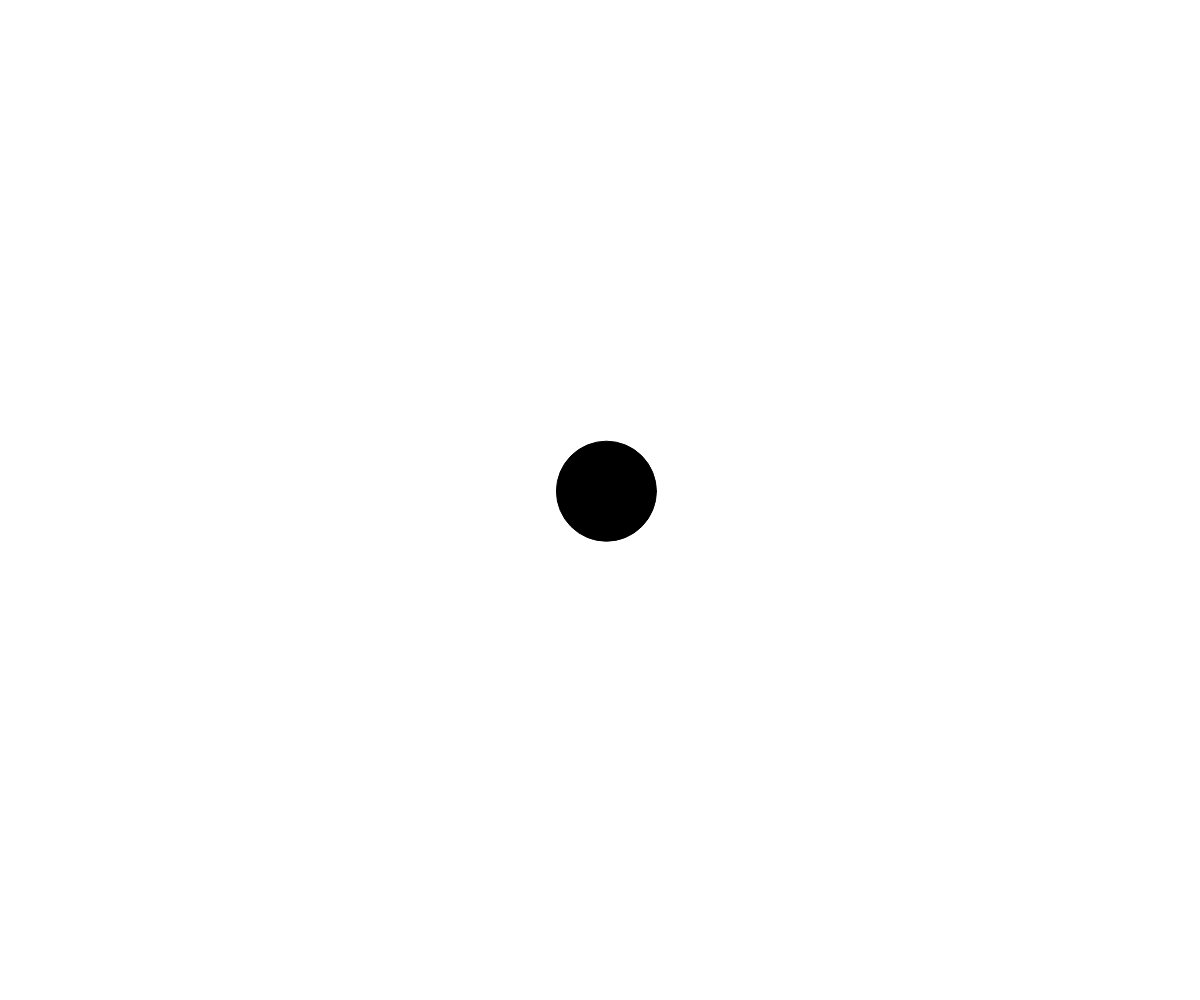
Frame 1 (no input)
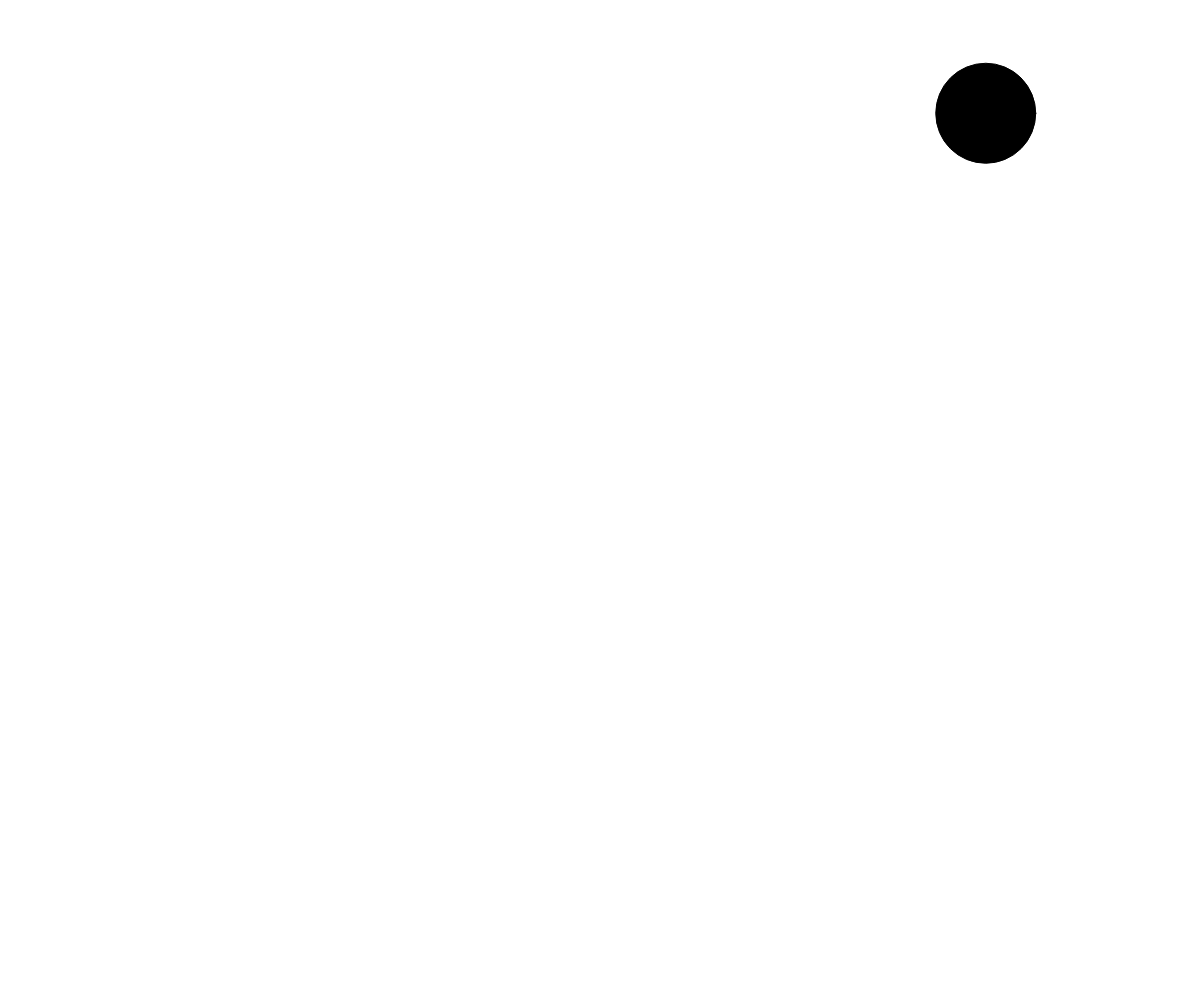
Frame 60 (no input)
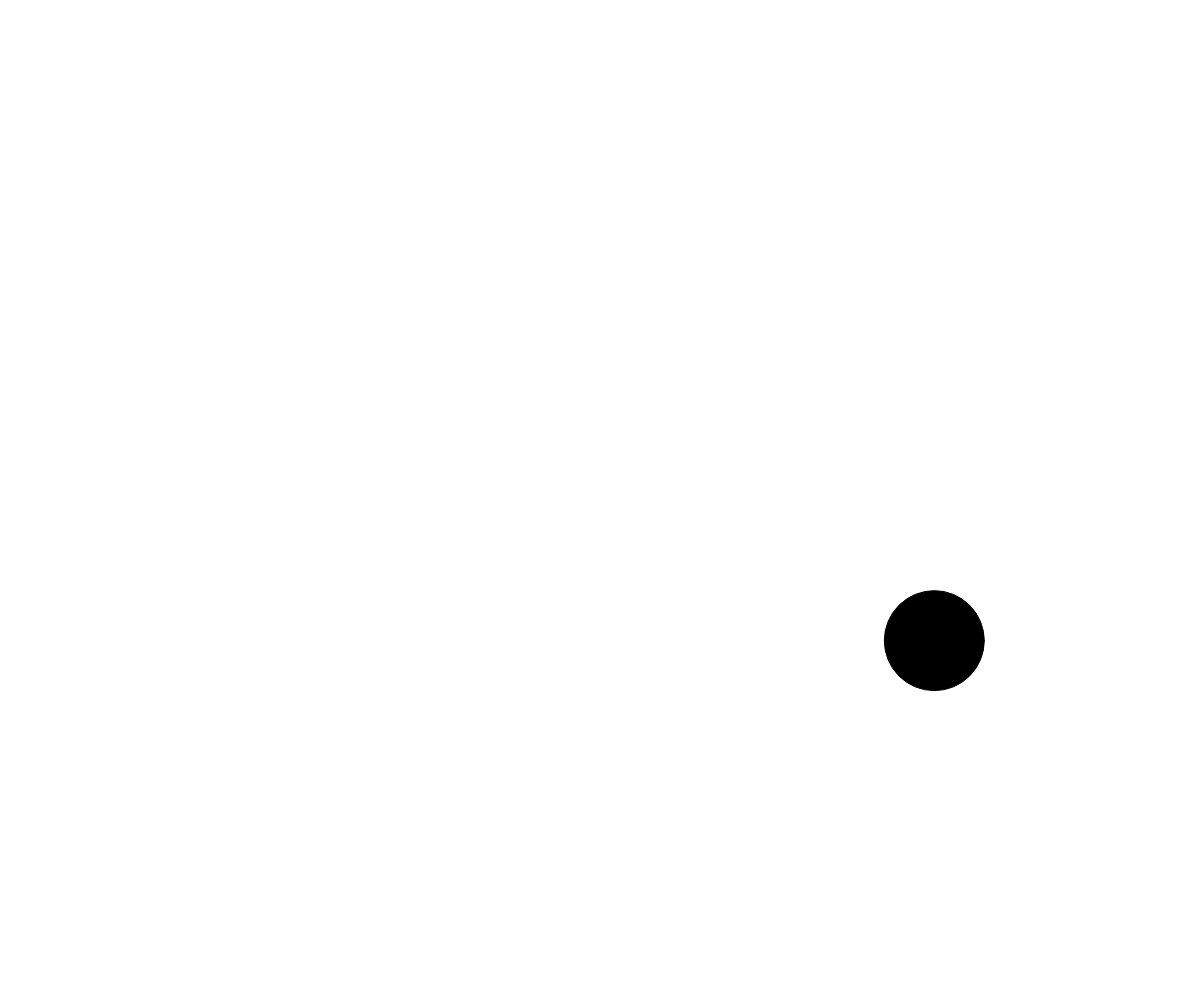
Frame 120 (the mouse pressed at the canvas centre since frame 60)

The p5.js sketch that drew these frames (run headless with seeded random() and noise() and a simulated clock; from frame 60 on, the mouse is pressed at the canvas centre):

// p5.js sketch
// ── sketch.js
// Project Title
// Your Name
// Date
//
// Extra for Experts:
// - describe what you did to take this project "above and beyond"

let x;
let y;
let dx;
let dy;
let radius = 100;
let rectSize = 100;
let mode = "circle";

function preload() {

}

function setup() {
  createCanvas(windowWidth, windowHeight);
  x = width/2;
  y = height/2;
  dx = random(-15, 15);
  dy = random(-15, 15);
}


function draw() {
  background(255);

  moveShape();

  if (mode === "circle") {
    displayCircle();
  }
  if (mode === "rectangle") {
    displayRectangle();
  }
}

function windowResized() {
  resizeCanvas(windowWidth, windowHeight);
}

function moveShape() {
  x += dx;
  y += dy;
}

function displayCircle() {
  //bounce if needed
  if (x > width - radius/2 || x < 0 + radius/2) {
    dx *= -1;
  }
  if (y > height - radius/2 || y < 0 + radius/2) {
    dy *= -1;
  }
  fill(0);
  ellipse(x, y, radius, radius)
}

function displayRectangle() {
  //bounce if needed
  if (x > width - rectSize || x < 0) {
    dx *= -1;
  }
  if (y > height - rectSize || y < 0) {
    dy *= -1;
  }
  fill(0);
  rect(x, y, rectSize, rectSize);
}
